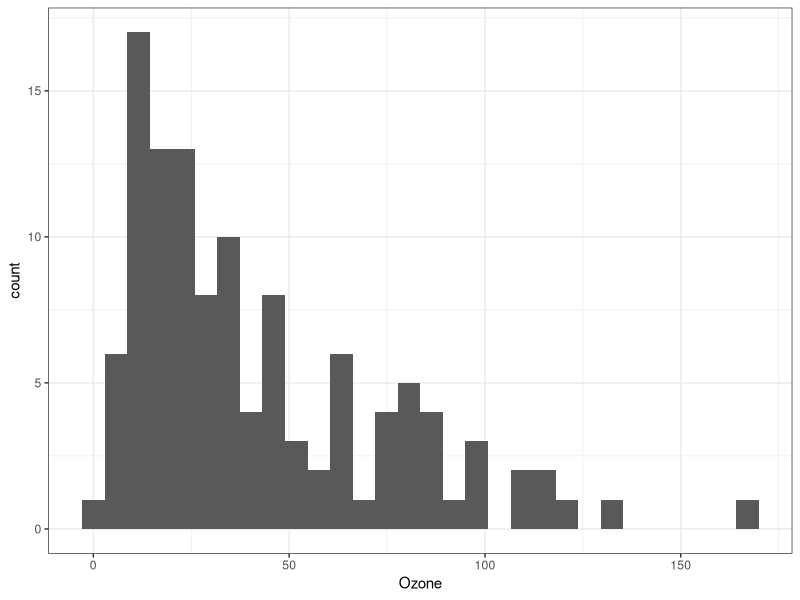
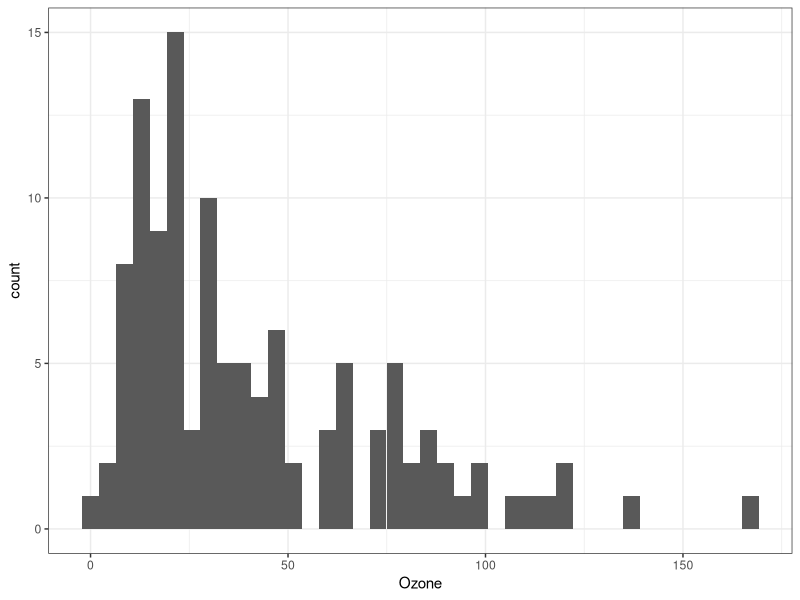
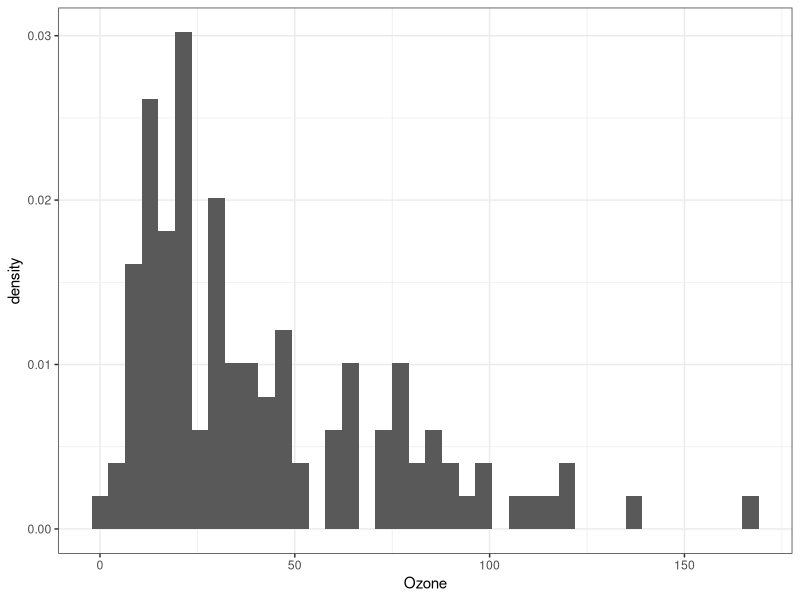
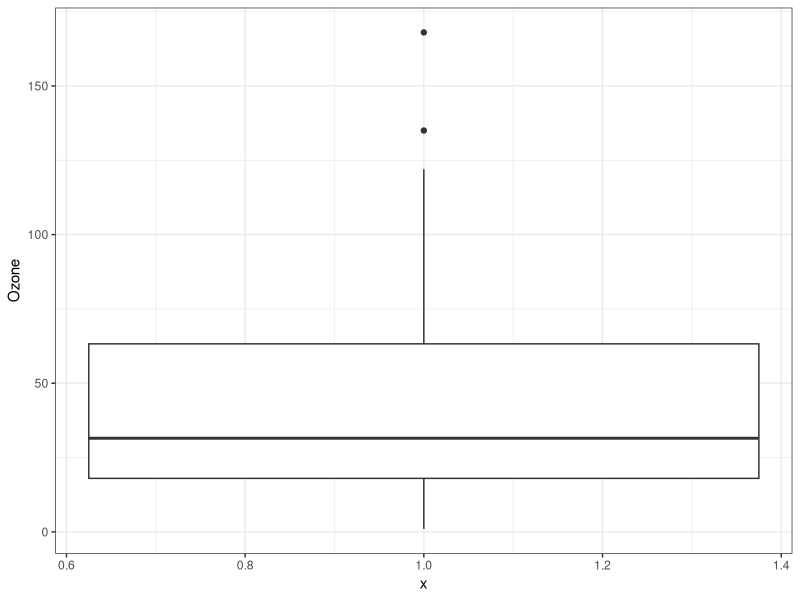
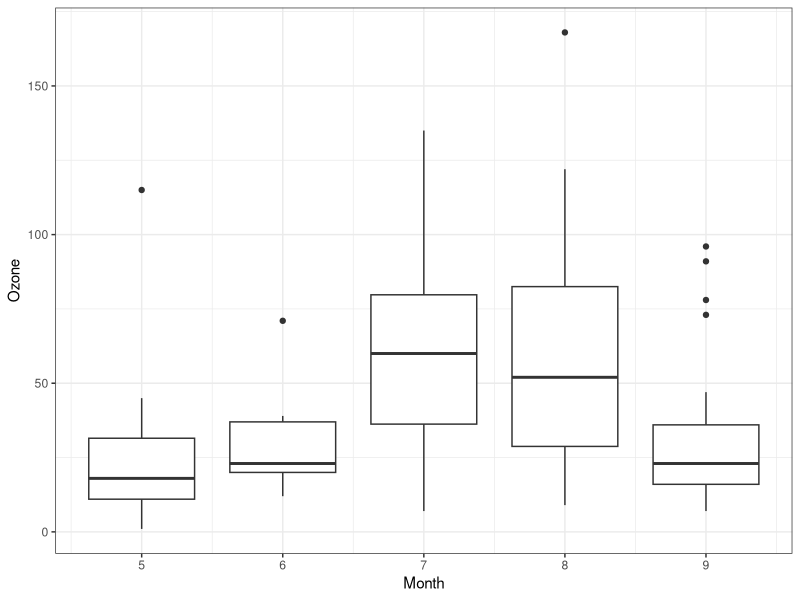
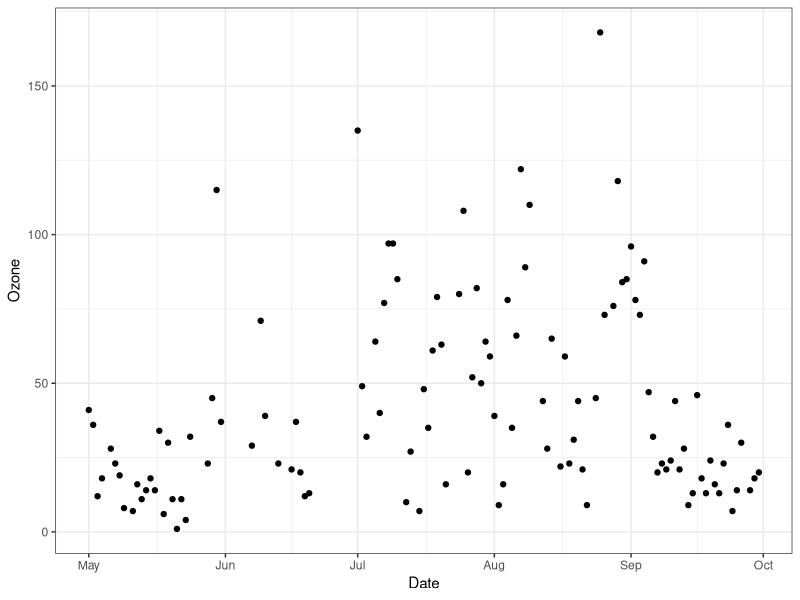
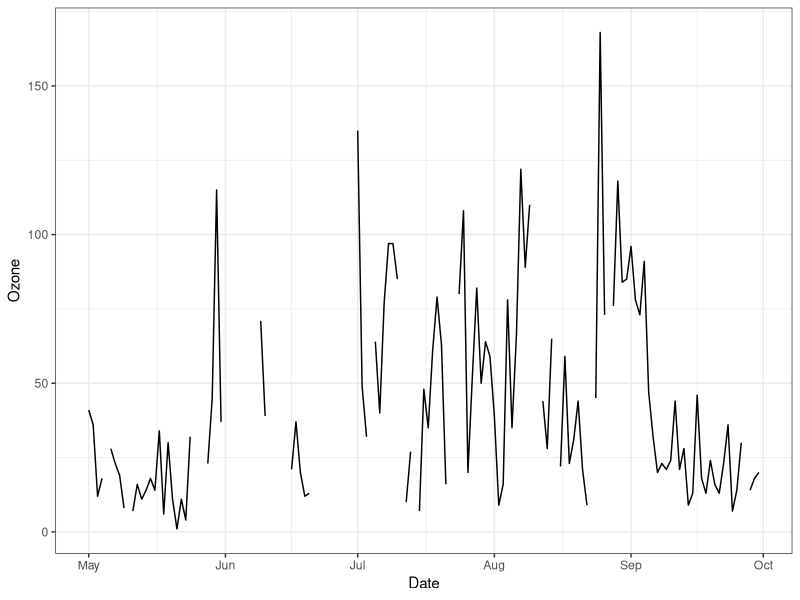
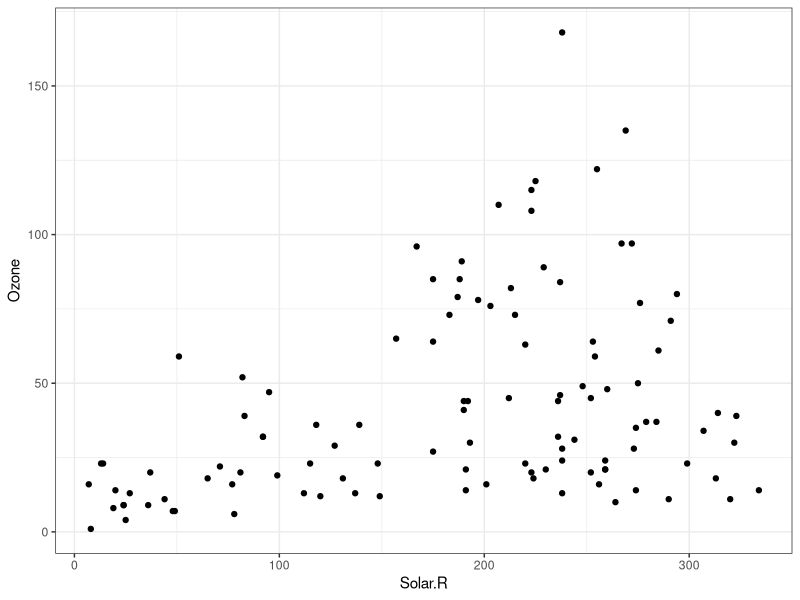

Recreate these plots in R, in order.
# Author: Jarad Niemi
# Date:   2024-09-05
# Purpose: Graphical statistics using ggplot2 (included in tidyverse)
#-------------------------------------------------------------------------------


## install.packages("tidyverse")

## install.packages(c("dplyr","tidyr","ggplot2"))

## library("dplyr")
## library("tidyr")
## library("ggplot2")

library("tidyverse")

theme_set(theme_bw()) # comment this line to see what default plots look like

dim(airquality)
head(airquality)
tail(airquality)
summary(airquality)

## ?airquality

airquality <- airquality %>%
  dplyr::mutate(Date = as.Date(paste("1973",Month,Day,sep="/"))) 

ggplot(airquality,     # data.frame containing the data
       aes(x=Ozone)) + # a column name from the data.frame
  geom_histogram()     # create a histogram

ggplot(airquality, aes(x=Ozone)) + 
  geom_histogram(bins = 40)

ggplot(airquality, aes(x=Ozone)) + 
  geom_histogram(aes(y=..density..), bins = 40)



ggplot(airquality,     
       aes(x=1,y=Ozone)) + 
  geom_boxplot()     

ggplot(airquality,     
       aes(x=Month, y=Ozone, group=Month)) + 
  geom_boxplot()     



ggplot(airquality, aes(x = Date, y = Ozone)) +
  geom_point()

ggplot(airquality, aes(x = Date, y = Ozone)) +
  geom_line()

ggplot(airquality, aes(x = Solar.R, y = Ozone)) +
  geom_point()



ggplot(airquality,     
       aes(x=Month, y=Ozone, group=Month)) + 
  geom_point() 

ggplot(airquality,     
       aes(x=Month, y=Ozone, group=Month)) + 
  geom_jitter() 

ggplot(airquality,     
       aes(x=Month, y=Ozone, group=Month)) + 
  geom_boxplot(color='grey',                 # make the boxes not so obvious
               outlier.shape = NA) +         # remove outliers, 
  geom_point()                               # because they get plotted here

ggplot(airquality,     
       aes(x=Month, y=Ozone, group=Month)) + 
  geom_boxplot(color='grey',                 # make the boxes not so obvious
               outlier.shape = NA) +         # remove outliers, 
  geom_jitter()                              # because they get plotted here



airquality_long <- airquality %>%
  dplyr::select(-Month, -Day) %>%              # Remove these columns
  tidyr::pivot_longer(-Date,
                      names_to  = "response",
                      values_to = "value")

dim(airquality)
dim(airquality_long)

head(airquality_long)
summary(airquality_long)
table(airquality_long$response)

ggplot(airquality_long, 
       aes(x = Date, y = value, 
           linetype = response,
           color = response, 
           group = response)) +
  geom_line()

ggplot(airquality_long, aes(Date, value)) +
  geom_point() + 
  facet_wrap(~response)

ggplot(airquality_long, aes(Date, value)) +
  geom_line() + 
  facet_wrap(~response,scales="free_y")

ggplot(airquality_long, aes(Date, value)) +
  geom_line() + 
  facet_wrap(.~response,scales="free_y")

ggplot(airquality_long, aes(Date, value)) +
  geom_line() + 
  facet_wrap(response ~ .,scales="free_y")

airquality2 <- airquality_long %>%
  tidyr::pivot_wider(
    names_from  = response, 
    values_from = value)

g <- ggplot(airquality2,
       aes(x = Temp, y = Wind)) +
  geom_point()

g # Then you can see the plot by just typing the object name

g <- g +
  labs(x = "Temperature (F)",
       y = "Wind speed (mph)",
       title = "New York (May-September 1973)")

g

g <- g + theme_classic()
g

g <- g + geom_smooth(method="lm")
g

ggplot(airquality2,
       aes(x = Temp, y = Wind)) +
  geom_point() +
  geom_smooth(method = "lm") + 
  labs(x = "Temperature (F)",
       y = "Wind speed (mph)",
       title = "New York (May-September 1973)") 



## ggsave(filename = "plot.png",
##        plot     = g,
##        width    = 5,
##        height   = 4)
